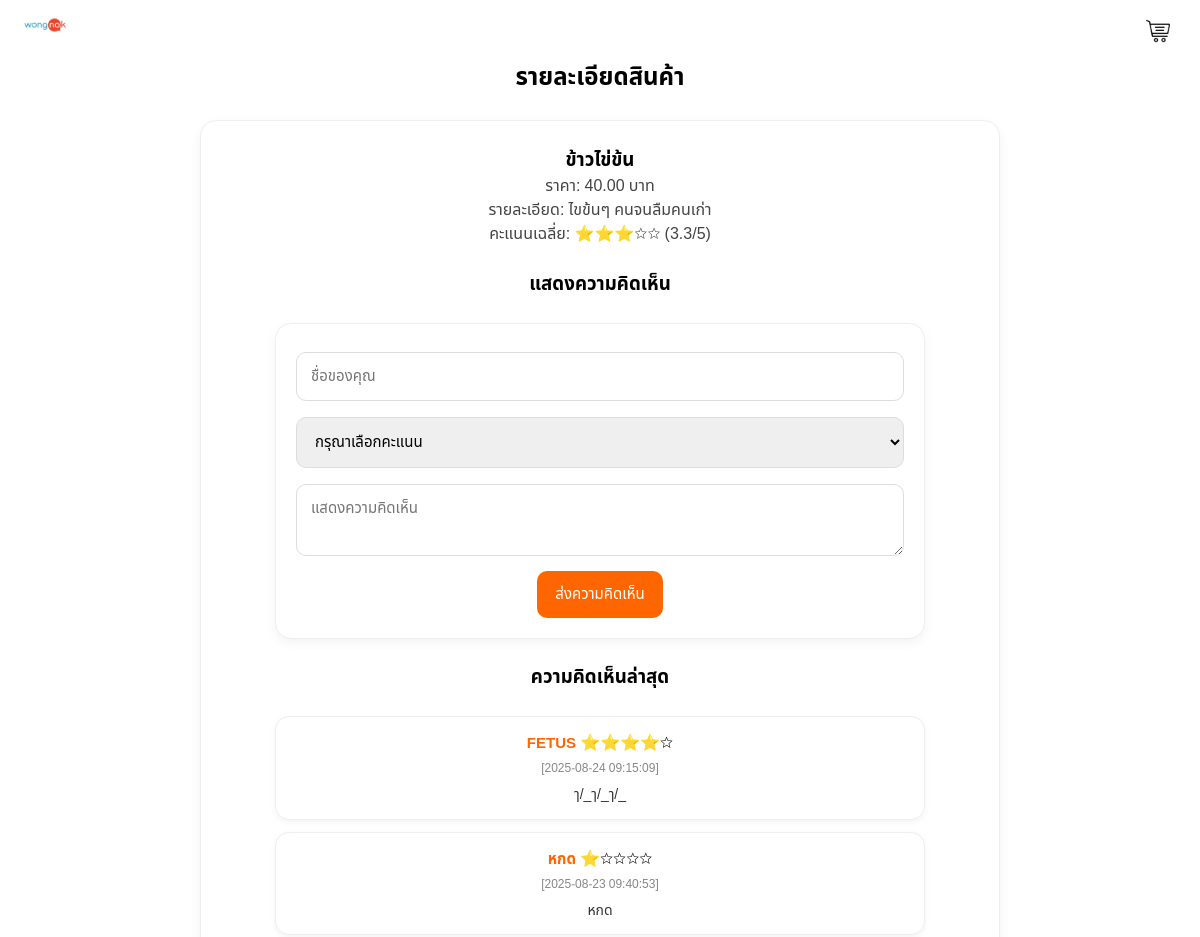
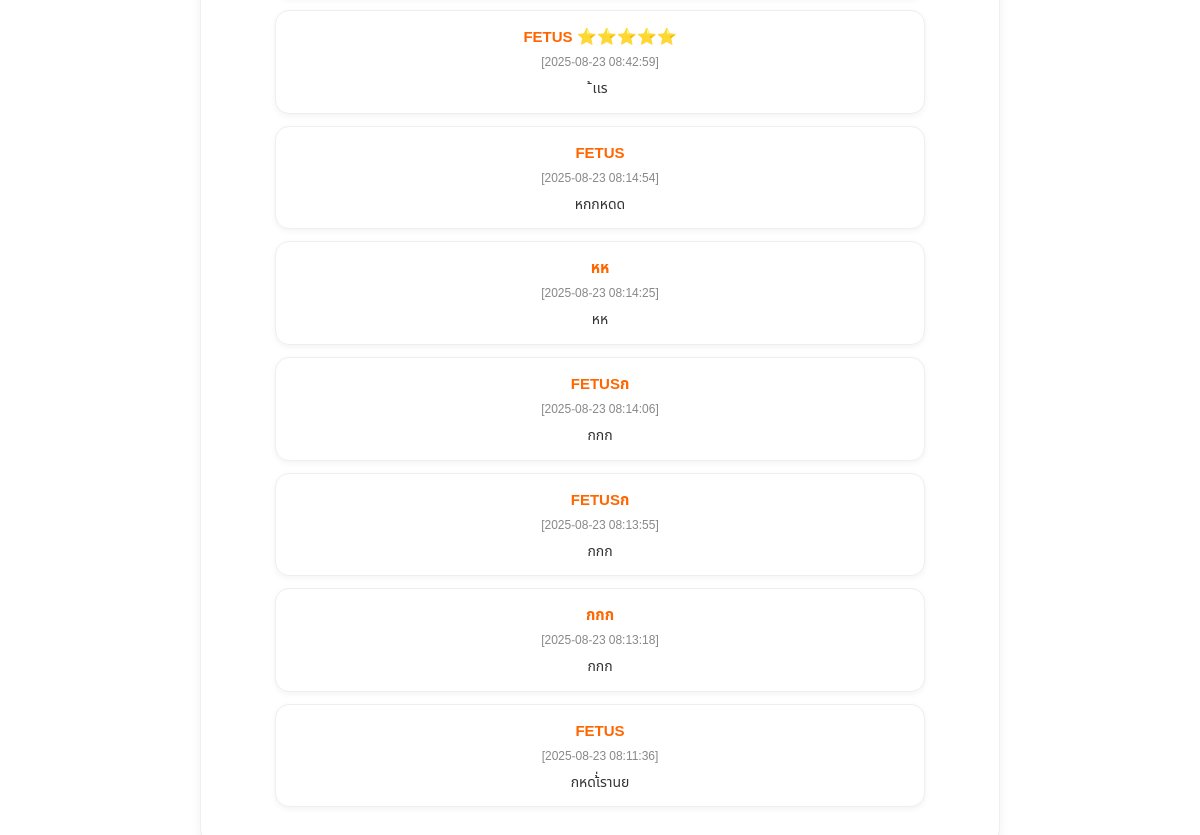
The app's page /review.php?food_id=1 with its own data (2 pictures, top to bottom).
### tables this page shows
CREATE TABLE `menu_db` (
  `id` int(11) NOT NULL,
  `food_name` varchar(255) NOT NULL,
  `category` enum('ข้าว','ของทอด','ยำ') NOT NULL,
  `price` decimal(6,2) NOT NULL,
  `detail` text DEFAULT NULL
);

CREATE TABLE `comments` (
  `id` int(11) NOT NULL,
  `food_id` int(11) NOT NULL,
  `username` varchar(255) NOT NULL,
  `comment` text NOT NULL,
  `create_at` timestamp NOT NULL DEFAULT current_timestamp(),
  `rating` tinyint(4) DEFAULT NULL CHECK (`rating` between 1 and 5)
);

### review.php (the view, shortened to what this page needs)
<?php
$servername = "localhost";
$username   = "root";
$password   = "";
$dbname     = "fooddelivery_db";
$conn = new mysqli($servername, $username, $password, $dbname);
$food_id = intval($_GET['food_id']);
$sql = "SELECT m.*, ROUND(AVG(c.rating),1) as avg_rating
       FROM menu_db m
       LEFT JOIN comments c ON m.id = c.food_id
       WHERE m.id = $food_id
       GROUP BY m.id";
$result = $conn->query($sql);
$food = $result->fetch_assoc();
$sql_comments = "SELECT * FROM comments WHERE food_id = $food_id ORDER BY create_at DESC";
$result_comments = $conn->query($sql_comments);
function renderStars($rating){
   $stars = "";
   for($i=1; $i<=5; $i++){
       $stars .= ($i <= $rating) ? "⭐" : "☆";
   }
   return $stars;
}
?>
<!DOCTYPE html>
<html lang="th">
<head>
  <link rel="stylesheet" href="review.css">
</head>
<body>
  <nav>
    <h1>
      <a href="index.php">
        <img src="wongnokrmbg.png" alt="brand">
      </a>
    </h1>
    <ul>
      <li class="cart-icon">
        <a href="cart.php">
          <img src="cart2.png" alt="Cart">
        </a>
      </li>
    </ul>
  </nav>
<h2>รายละเอียดสินค้า</h2>
<br>
<div class="food-detail">
   <h3><?= htmlspecialchars($food['food_name']) ?></h3>
   <p>ราคา: <?= htmlspecialchars($food['price']) ?> บาท</p>
   <p>รายละเอียด: <?= nl2br(htmlspecialchars($food['detail'])) ?></p>
   <p>คะแนนเฉลี่ย:
       <?= renderStars(round($food['avg_rating'])) ?>
       (<?= $food['avg_rating'] ?: 0 ?>/5)
   </p>
<br>
<h3>แสดงความคิดเห็น</h3>
<form method="post" class="comment-form">
   <input type="text" name="username" placeholder="ชื่อของคุณ" required>
   <select name="rating" required>
       <option value="">กรุณาเลือกคะแนน</option>
   </select>
   <textarea name="comment" placeholder="แสดงความคิดเห็น" required></textarea>
   <button type="submit">ส่งความคิดเห็น</button>
</form>
<br>
<h3>ความคิดเห็นล่าสุด</h3>
<div class="comment-list">
   <?php
   if($result_comments->num_rows > 0){
       while($row = $result_comments->fetch_assoc()){
           echo "<div class='comment-box'>";
           echo "<strong>".htmlspecialchars($row['username'])."</strong> ";
           if(!empty($row['rating'])){
               echo renderStars($row['rating']);
           }
           echo " <small>[".$row['create_at']."]</small>";
           echo "<p>".nl2br(htmlspecialchars($row['comment']))."</p>";
           echo "</div>";
       }
   } else {
       echo "<p>ยังไม่มีความคิดเห็น</p>";
   }
   ?>
</div>
</body>
</html>

### review.css (style rules this page uses)
* { font-family: 'Noto Sans Thai',sans-serif; padding: 0; margin: 0; box-sizing: border-box; }
.food-detail { border: 1px solid #eee; padding: 25px; border-radius: 16px; margin-bottom: 25px; background: #fff; box-shadow: 0 4px 12px rgba(0,0,0,0.05); text-align: center; max-width: 800px; margin-left: auto; margin-right: auto; }
.food-detail p { font-size: 16px; color: #444; }
.comment-form { margin-top: 25px; max-width: 650px; margin-left: auto; margin-right: auto; background: #fff; padding: 20px; border-radius: 16px; border: 1px solid #eee; box-shadow: 0 4px 12px rgba(0,0,0,0.05); }
.comment-form input, .comment-form textarea, .comment-form select { width: 100%; padding: 12px 14px; margin: 8px 0; border: 1px solid #ddd; border-radius: 10px; font-size: 15px; transition: all 0.2s ease; }
.comment-form button { background: #ff6600; color: #fff; border: none; padding: 12px 18px; border-radius: 10px; cursor: pointer; font-size: 15px; transition: background 0.2s; }
.comment-list { margin-top: 25px; max-width: 650px; margin-left: auto; margin-right: auto; }
.comment-box { background: #fff; border: 1px solid #eee; border-radius: 14px; padding: 14px 18px; margin-bottom: 12px; box-shadow: 0 2px 6px rgba(0,0,0,0.05); }
.comment-box strong { color: #ff6600; font-size: 15px; }
.comment-box small { color: #888; display: block; margin-top: 4px; font-size: 12px; }
.comment-box p { margin-top: 8px; font-size: 14px; color: #333; line-height: 1.4; }
nav { background: white; color: white; display: flex; justify-content: space-between; align-items: center; padding: 10px 20px; height: 60px; box-sizing: border-box; }
nav h1 { margin: 0; font-size: 1.5rem; }
nav ul { list-style: none; display: flex; margin: 0; padding: 0; }
nav ul li { position: relative; margin-left: 20px; }
nav ul li a { color: black; text-decoration: none; padding: 5px 10px; display: block; line-height: 40px; }
nav h1 a { color: black; text-decoration: none; }
nav ul { list-style: none; display: flex; align-items: center; gap: 20px; height: 100%; }
nav ul li { position: relative; }
nav ul li.cart-icon img { width: 24px; height: 24px; vertical-align: middle; cursor: pointer; }
nav h1 img { height: 50px; width: auto; }
h2 { text-align: center; }

### records on screen
menu_db: food_name "ข้าวไข่ข้น", price "40.00", detail "ไขข้นๆ คนจนลืมคนเก่า"
comments: username "FETUS", rating "⭐⭐⭐⭐☆", create_at "2025-08-24 09:15:09", comment "ๅ/_ๅ/_ๅ/_"
comments: username "หกด", rating "⭐☆☆☆☆", create_at "2025-08-23 09:40:53", comment "หกด"
comments: username "FETUS", rating "⭐⭐⭐⭐⭐", create_at "2025-08-23 08:42:59", comment "้เเร"
comments: username "FETUS", create_at "2025-08-23 08:14:54", comment "หกกหดด"
comments: username "หห", create_at "2025-08-23 08:14:25", comment "หห"
comments: username "FETUSก", create_at "2025-08-23 08:14:06", comment "กกก"
comments: username "FETUSก", create_at "2025-08-23 08:13:55", comment "กกก"
comments: username "กกก", create_at "2025-08-23 08:13:18", comment "กกก"
comments: username "FETUS", create_at "2025-08-23 08:11:36", comment "กหดเ้่รานย"

### other values on screen
renderStars(round($food['avg_rating'])) "⭐⭐⭐☆☆"
$food['avg_rating'] ?: 0 "3.3"
